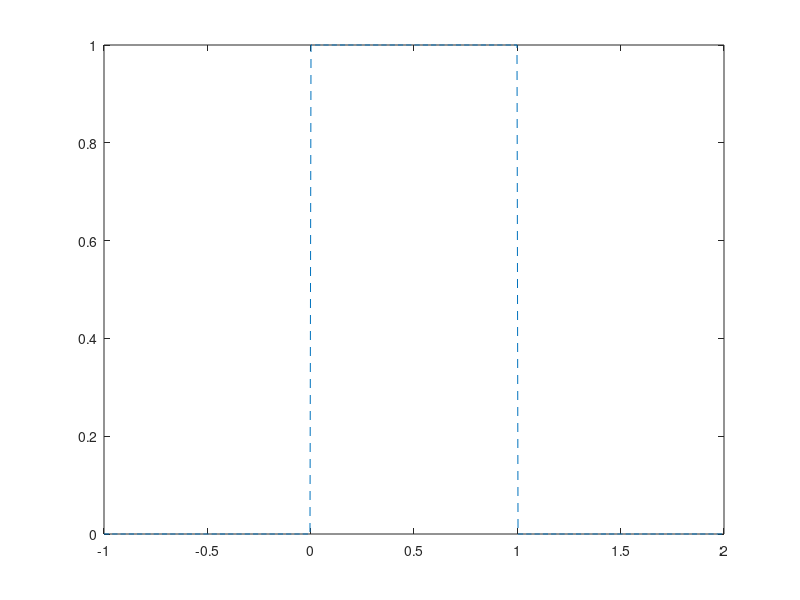

MATLAB code to generate this figure: (Note: this script raises an error after producing the figure.)
% calculate the gradient field of double gradient coil, using Biot-Savart
% law
%
% important hypothesis: homogeneous current density in the wire;
%
% coil: Helmholtz coil
% current: 100 A
%
% Mengjia He, 2023.02.07

clearvars;
close all;
clc;
% define physics constant
mu0 = 4*pi*1e-7;

% define coil
coilRadius = 0.4;
coilHeight = 0.4;
coilNum = 4;
coilCurrent = 100*[1,-1,0,0];
dx_array = 1;

% circuit parameters
R = 0.041888;
L = 0.0000018106;

%% rectangular pulse
% plot ideal response
% Define the parameters of the pulse
pulse_width = 1e-3;
pulse_amplitude = 1;
start_time = -1e-3;
end_time = 2e-3;

% Create a time vector
t = linspace(start_time, end_time, 600);

% Create the pulse signal
pulse_signal = pulse_amplitude * rectpuls(t, pulse_width);

% % Shift the pulse signal to set the rise at t=0
pulse_signal = circshift(pulse_signal, [0, length(t)/6]);

% Plot the pulse signal
plot(t*1e3, pulse_signal, 'LineStyle','--'); hold on;

% plot actual response
syms x

% Define the piecewise function
f(x) = piecewise(x < 0, 0, 0 <= x & x < 1e-3, 1-exp(-R/L*x), x >= 1e-3, exp(-R/L*(x-1e-3)));

% Create a vector of x values
x_values = linspace(start_time, end_time, 1000);

% Evaluate the function at each x value
y_values = double(subs(f, x, x_values));

% Plot the function
plot(x_values*1e3, y_values);

xlim([-1 2]);
ylim([0 1.5]);
xlabel('Time, ms');
ylabel('Amplitude, a.u.');
title('rect pulse response');
legend('desired pulse','real pulse');

%% sinc pulse

% plot actual response
syms x

% Define the piecewise function
f(x) = piecewise(x < 0, 0, 0 <= x & x < 1e-3, (sin(pi*1e3*x))^2, x >= 1e-3, 0);

% Create a vector of x values
x_values = linspace(start_time, end_time, 1000);

% Evaluate the function at each x value
y_values = double(subs(f, x, x_values));


% Plot the function
figure
plot(x_values*1e3, y_values,'LineStyle','--','LineWidth',1.5); hold on;
plot(x_values*1e3, y_values);
xlim([-1 2]);
ylim([0 1.5]);
xlabel('Time, ms');
ylabel('Amplitude, a.u.');
title('sinc square response');
legend('desired pulse','real pulse');